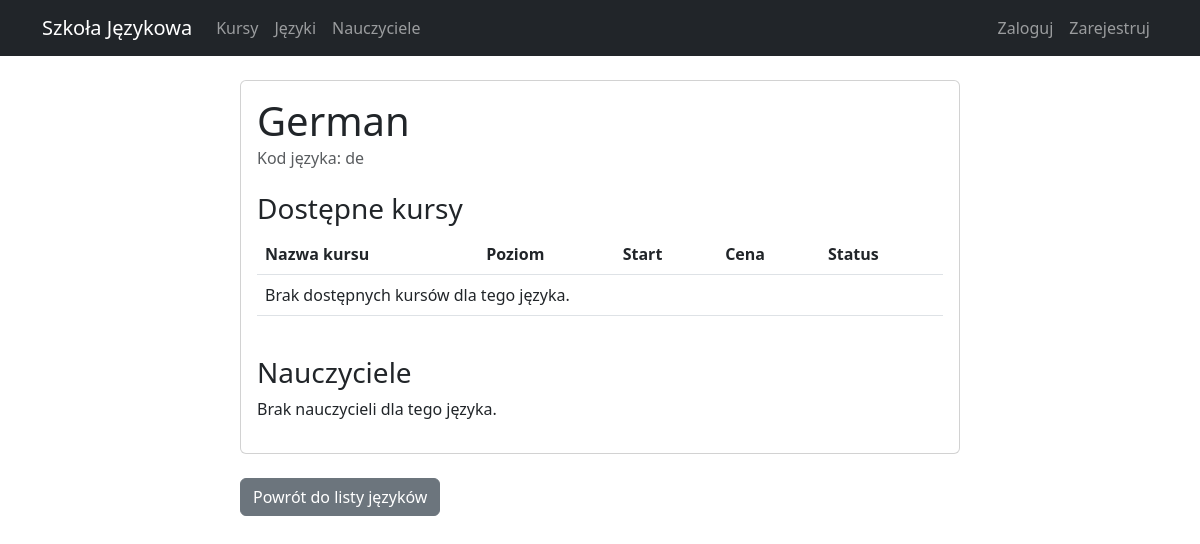
/courses/language/2/, run on an earlier commit of the app's database.
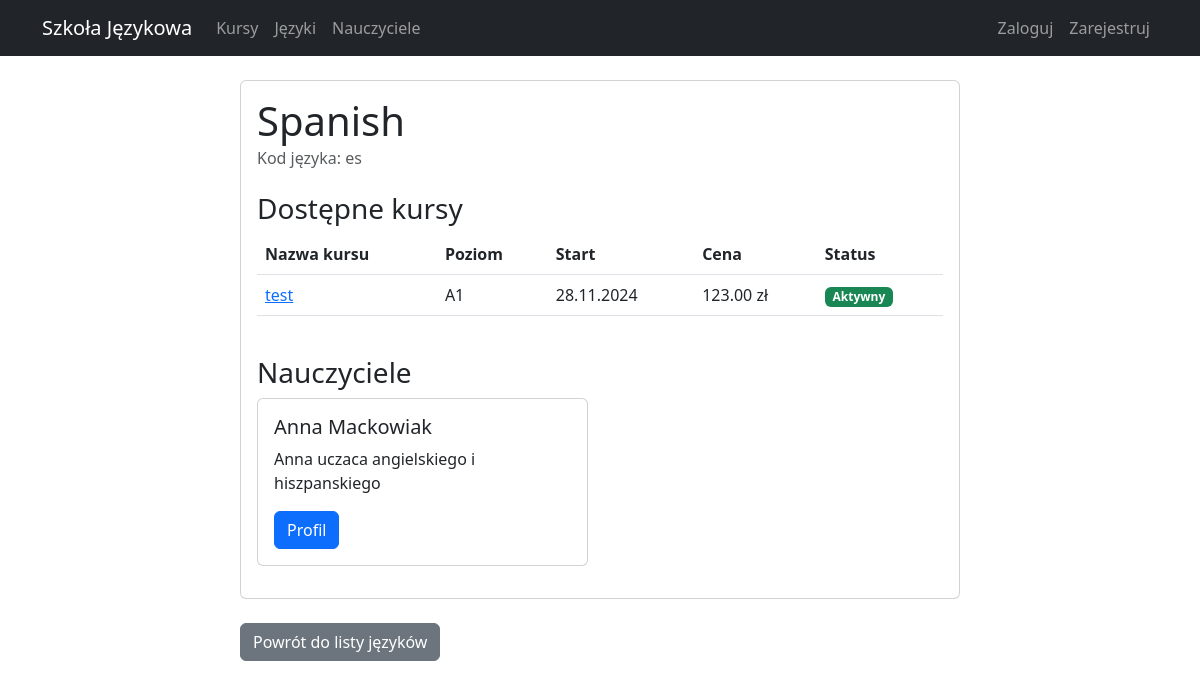
And on a later commit of the database.
### courses/models.py (models this page shows, shortened)
class Language(models.Model):
    name = models.CharField(max_length=50)
    code = models.CharField(max_length=2)  # np. 'en', 'de', 'es'

class Course(models.Model):
    name = models.CharField(max_length=200)
    language = models.ForeignKey(Language, on_delete=models.CASCADE)
    level = models.ForeignKey(Level, on_delete=models.CASCADE)
    start_date = models.DateField()
    end_date = models.DateField()
    price = models.DecimalField(max_digits=8, decimal_places=2)
    max_students = models.IntegerField()
    description = models.TextField()
    is_active = models.BooleanField(default=True)

class Level(models.Model):
    name = models.CharField(max_length=20)  # np. A1, A2, B1, B2, C1, C2
    description = models.TextField()
    def __str__(self):
        return self.name

class Teacher(models.Model):
    user = models.OneToOneField(User, on_delete=models.CASCADE)
    bio = models.TextField()
    languages = models.ManyToManyField(Language)
    phone = models.CharField(max_length=15)
    photo = models.ImageField(upload_to='teachers/', null=True, blank=True)

### courses/views.py (the view)
# urls.py: path('language/<int:pk>/', views.LanguageDetailView.as_view(), name='language-detail'),
class LanguageDetailView(DetailView):
    model = Language
    template_name = 'courses/language_detail.html'
    def get_context_data(self, **kwargs):
        context = super().get_context_data(**kwargs)
        context['courses'] = self.object.course_set.all()
        context['teachers'] = self.object.teacher_set.all()
        return context

### courses/templates/courses/language_detail.html (shortened to what this page needs)
{% extends 'courses/base.html' %}
{% block content %}
<div class="container">
    <div class="row">
        <div class="col-md-8 offset-md-2">
            <div class="card">
                <div class="card-body">
                    <h1 class="card-title">{{ language.name }}</h1>
                    <h6 class="card-subtitle mb-3 text-muted">Kod języka: {{ language.code }}</h6>
                    <h3 class="mt-4">Dostępne kursy</h3>
                    <div class="table-responsive">
                        <table class="table">
                            <thead>
                                <tr>
                                    <th>Nazwa kursu</th>
                                    <th>Poziom</th>
                                    <th>Start</th>
                                    <th>Cena</th>
                                    <th>Status</th>
                                </tr>
                            </thead>
                            <tbody>
                                {% for course in courses %}
                                <tr>
                                    <td>
                                        <a href="{% url 'courses:course-detail' course.pk %}">
                                            {{ course.name }}
                                        </a>
                                    </td>
                                    <td>{{ course.level }}</td>
                                    <td>{{ course.start_date|date:"d.m.Y" }}</td>
                                    <td>{{ course.price }} zł</td>
                                    <td>
                                        {% if course.is_active %}
                                            <span class="badge bg-success">Aktywny</span>
                                        {% else %}
                                            <span class="badge bg-danger">Nieaktywny</span>
                                        {% endif %}
                                    </td>
                                </tr>
                                {% empty %}
                                <tr>
                                    <td colspan="5">Brak dostępnych kursów dla tego języka.</td>
                                </tr>
                                {% endfor %}
                            </tbody>
                        </table>
                    </div>
                    <h3 class="mt-4">Nauczyciele</h3>
                    <div class="row">
                        {% for teacher in teachers %}
                        <div class="col-md-6 mb-3">
                            <div class="card">
                                <div class="card-body">
                                    <h5 class="card-title">{{ teacher.user.get_full_name }}</h5>
                                    <p class="card-text">{{ teacher.bio|truncatewords:30 }}</p>
                                    <a href="{% url 'courses:teacher-detail' teacher.pk %}" class="btn btn-primary">Profil</a>
                                </div>
                            </div>
                        </div>
                        {% empty %}
                        <div class="col">
                            <p>Brak nauczycieli dla tego języka.</p>
                        </div>
                        {% endfor %}
                    </div>
                </div>
            </div>
            <div class="mt-4">
                <a href="{% url 'courses:language-list' %}" class="btn btn-secondary">Powrót do listy języków</a>
            </div>
        </div>
    </div>
</div>
{% endblock %}

What changed in the data, as far as the page shows it:
changed Language: name "German" → "Spanish"; code "de" → "es"
added Course: name "test", level "A1", start_date "28.11.2024", price "123.00", is_active "Aktywny"
added Teacher: user.get_full_name "Anna Mackowiak", bio "Anna uczaca angielskiego i hiszpanskiego"
Also different on the page:
text no longer shown: "Brak dostępnych kursów dla tego języka. Brak nauczycieli dla tego języka."
